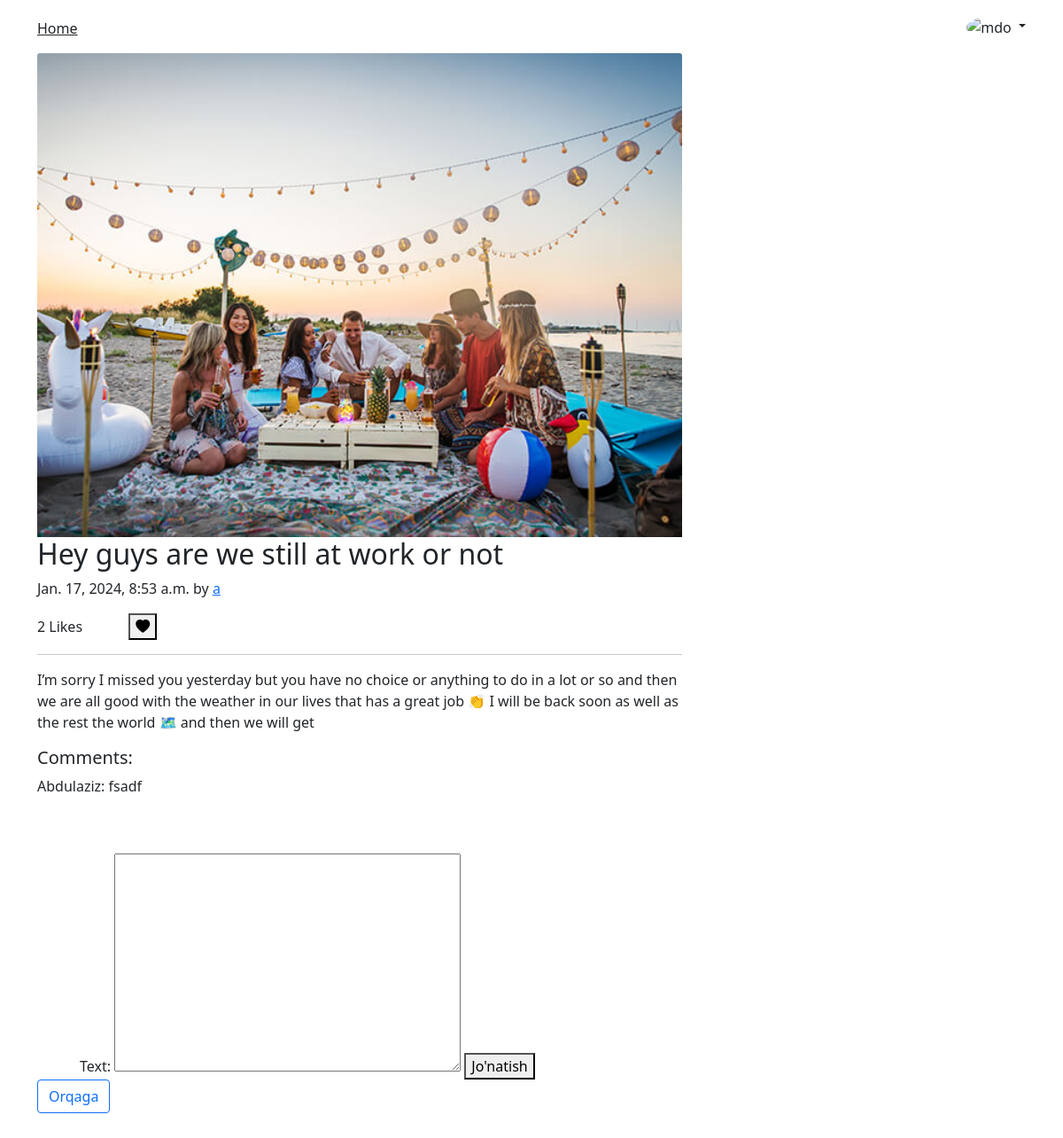
/2024/1/17/hey-guys-are-we-still-at-work-or-not/ (signed in), run on the app's committed database.
### blog/models.py (models this page shows, shortened)
class Post(models.Model):
    class Status(models.TextChoices):
        DRAFT = 'DF', 'Draft'
        PUBLISHED = 'PB', 'Published'
    title = models.CharField(max_length=250)
    slug = models.SlugField(max_length=250, unique_for_date='publish')
    img = models.ImageField(upload_to='images/', blank=True)
    author = models.ForeignKey(User,
                               on_delete=models.CASCADE,
                               related_name='blog_posts')
    body = models.TextField()
    likes = models.ManyToManyField(
        User, through='Like', related_name='liked_post', blank=True)
    comments = models.ManyToManyField(
        User, through='Comment', related_name='commented_post', blank=True)
    publish = models.DateTimeField(default=timezone.now)
    created = models.DateTimeField(auto_now_add=True)
    updated = models.DateTimeField(auto_now=True)
    status = models.CharField(max_length=2,
                              choices=Status.choices,
                              default=Status.DRAFT)
    objects = models.Manager()
    published = PublishedManager()
    class Meta:
        ordering = ['-publish']
        indexes = [
            models.Index(fields=['-publish']),
        ]

class Comment(models.Model):
    post = models.ForeignKey(
        Post, on_delete=models.CASCADE)
    author = models.ForeignKey(User, on_delete=models.CASCADE)
    text = models.TextField()
    created = models.DateTimeField(auto_now_add=True)

### blog/views.py (the view)
def post_detail(request, year, month, day, slug):
    post = get_object_or_404(
        Post,
        status=Post.Status.PUBLISHED,
        slug=slug,
        publish__year=year,
        publish__month=month,
        publish__day=day
    )
    comments = Comment.objects.filter(post=post)
    likes = Like.objects.filter(post=post)
    if request.method == 'POST':
        comment_form = CommentForm(data=request.POST)
        if comment_form.is_valid():
            new_comment = comment_form.save(commit=False)
            new_comment.post = post
            new_comment.author = request.user
            new_comment.save()
            return redirect('blog:post_detail', year=year, month=month, day=day, slug=slug)
    else:
        comment_form = CommentForm()
    data = {
        'post': post,
        'likes': likes,
        'comments': comments,
        'comment_form': comment_form,
    }
    return render(request, 'blog/post/detail.html', data)

### blog/forms.py
class CommentForm(forms.ModelForm):
    class Meta:
        model = Comment
        fields = ['text']

### templates/blog/post/detail.html (shortened to what this page needs)
{% extends "blog/base.html" %}
{% block content %}
<div class="row g-5">
    <div class="col-md-8">
        <article class="blog-post">
            {% if post.img %}
            <div>
                <img src="{{ post.img.url }}" class="card-img-top" alt="{{ post.title }}">
            </div>
            {% endif %}
            <h2 class="blog-post-title">{{ post.title }}</h2>
            <p class="blog-post-meta">{{ post.publish }} by <a href="#">{{ post.author }}</a></p>
            <p id="likes-count">
                {{ likes.count }} Likes
                {% if request.user.is_authenticated %}
                <button id="like-button" class="ms-5">
                    <i class="bi bi-heart-fill"></i>
                </button>
                {% endif %}
            </p>
            <hr>
            <p>
                {{ post.body }}
            </p>
            {% if comments %}
            <h5>Comments:</h5>
            {% for comment in comments %}
            <p>
                {{ comment.author.first_name }}: {{ comment.text }}
            </p>
            {% endfor %}
            <br><br>
            {% endif %}
        </article>
        {% if request.user.is_authenticated %}
        <div class="container">
            <form method="post" action="">
                {{ comment_form }}
                <button type="submit">Jo'natish</button>
            </form>
        </div>
        {% endif %}
        <nav class="blog-pagination mb-5" aria-label="Pagination">
            <a class="btn btn-outline-primary" href="{% url 'blog:post_list' %}">Orqaga</a>
        </nav>
    </div>
</div>
{% endblock %}

### data on the page
Post: img (picture), title "Hey guys are we still at work or not", publish "Jan. 17, 2024, 8:53 a.m.", author "a", body "I’m sorry I missed you yesterday but you have no choice or anything to do in a lot or so and then we are all good with the weather in our lives that has a great job 👏 I will be back soon as well as the rest the world 🗺️ and then we will get"
Comment: author.first_name "Abdulaziz", text "fsadf"

### other printed values
{{ likes.count }} "2"
